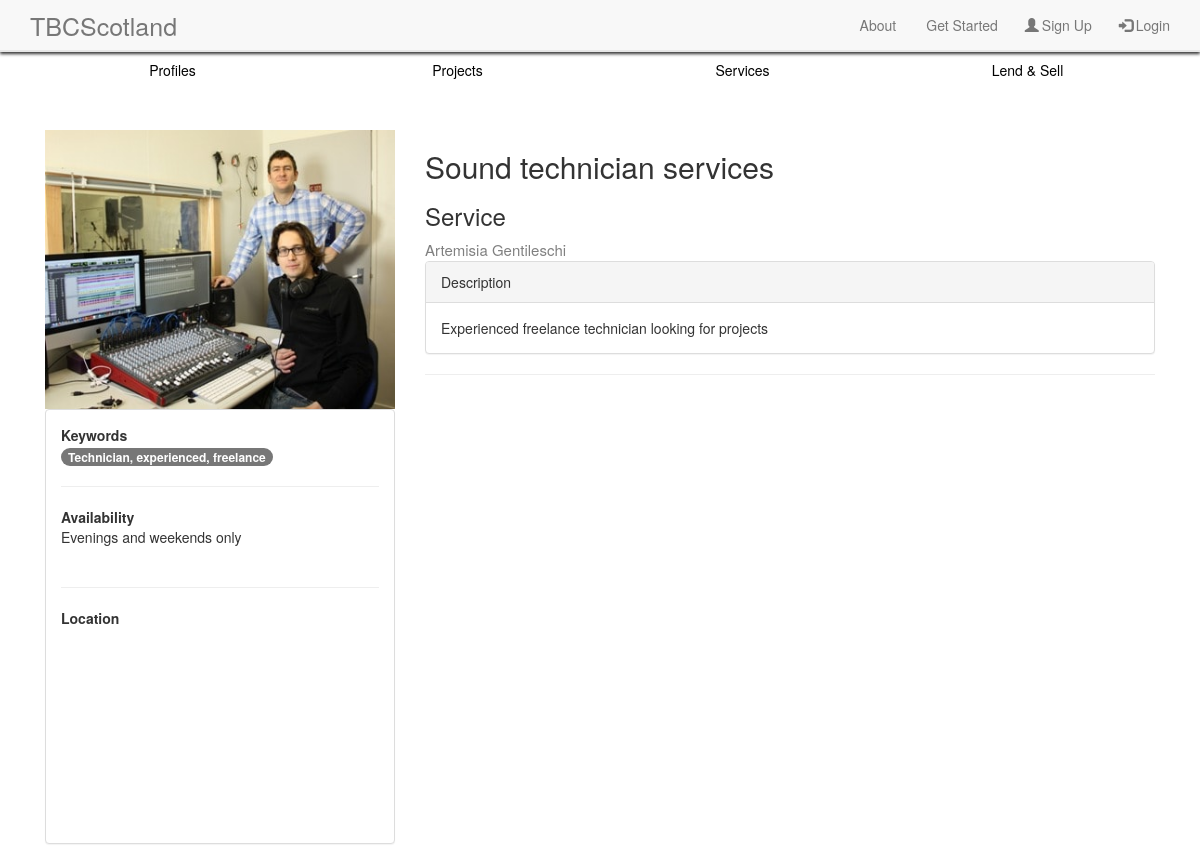
/tbc/services/sound-technician-services/, run on an earlier commit of the app's database.
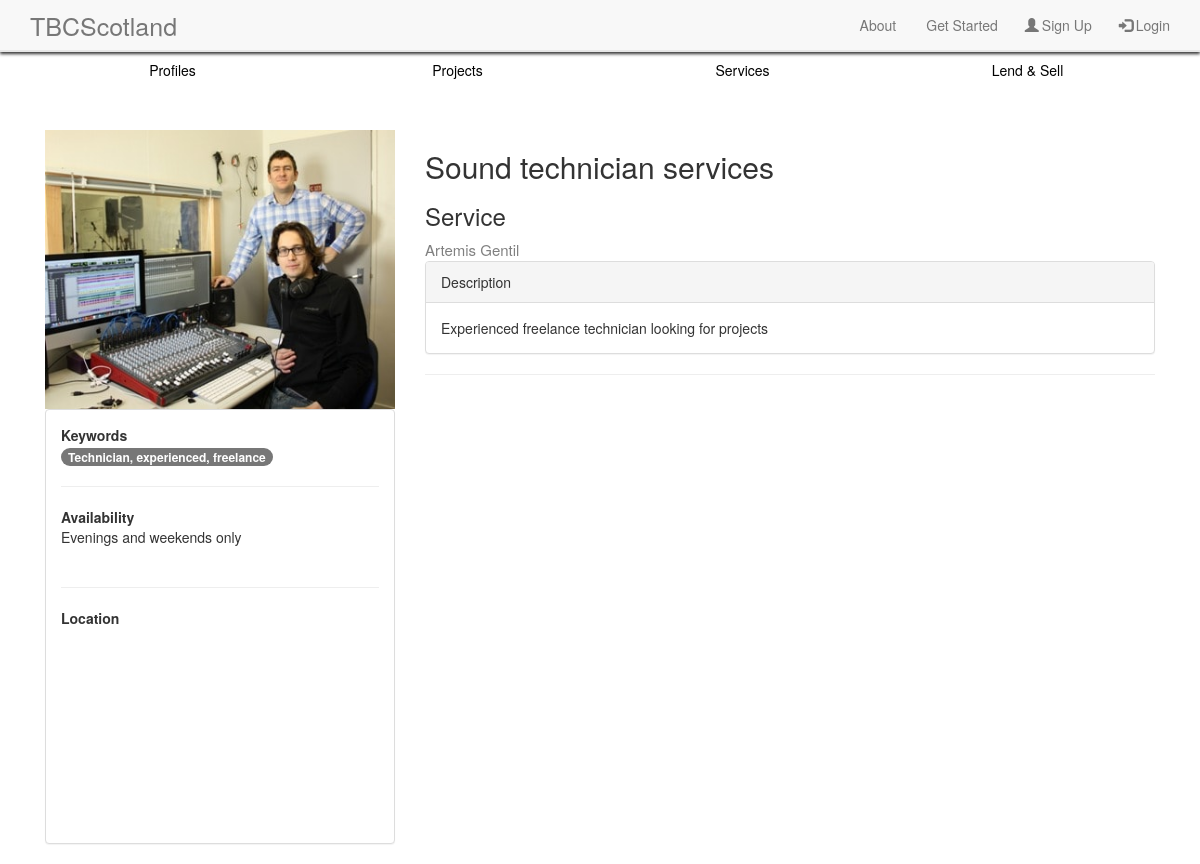
And on a later commit of the database.
### tbc/models.py (models this page shows, shortened)
class Profile(models.Model):
    user = models.OneToOneField(User, blank=True)
    firstname = models.CharField(max_length=128, blank=True)
    lastname = models.CharField(max_length=128, blank=True)
    username = models.CharField(max_length=128, unique=True)
    profession = models.CharField(max_length=128, blank=True)
    image = models.ImageField(upload_to='profile_images', default='default_profile.jpg')
    skills = models.TextField(blank=True)
    education = models.TextField(blank=True)
    aboutme = models.TextField(blank=True)
    slug = models.SlugField(unique=True)
    views = models.IntegerField(default=0)
    location = models.CharField(max_length=128, blank=True)
    def __str__(self):
        return self.username

### tbc/views.py (the view, shortened to what this page needs)
# urls.py: url(r'^services/(?P<service_name_slug>[\w\-]+)/$', views.show_service, name='show_service'),
def show_service(request, service_name_slug):
    context_dict = {}
    try:
        service = Service.objects.get(slug=service_name_slug)
        comments = Comments.objects.filter(service=service)
        profile = Profile.objects.get(username=service.profile)
        context_dict['comments'] = comments
        context_dict['service_ad'] = service
        context_dict['comment_form'] = CommentsForm()
        context_dict['profile'] = profile
    except Service.DoesNotExist:
        context_dict['service_ad'] = None
    return render(request, 'tbc/servicead.html', context_dict)

### templates/tbc/servicead.html (shortened to what this page needs)
{% extends 'tbc/base.html' %}
{% load staticfiles %}
{% block body_block %}
<div class="container container_body">
            <div class="col-xs-4">
                    {% if service_ad.image %}
                        <div>
                            <img src="{{ service_ad.image.url }}" width="100%">
                        </div>
                    {% endif %}
                    <div class="panel panel-default">
                        <div class="panel-body">
                            <strong>Keywords</strong>
                            <br>
                            {% if service_ad.keywords %}
                            <span class="badge badge-secondary">{{ service_ad.keywords }}</span>
                            {% else %}
                            <div>User {{ service_ad.profile }} has not added in their 'Keywords' section yet!</div>
                            {% endif %}
                            <br>
                            <hr class="style1">
                            <strong>Availability</strong>
                            {% if service_ad.availability %}
                                <div>{{ service_ad.availability }}</div>
                            {% else %}
                                <div>User {{ service_ad.profile }} has not added in their 'Availability' section yet!</div>
                            {% endif %}
                            <br>
                            <hr class="style1">
                            <strong>Location</strong>
                            <div id="googleMap" style="width:100%;height:200px;">
                            </div>
                        </div>
                    </div>
                </div>
                <div class="col-xs-8">
                    <div>
                            <h2>{{ service_ad.title }}</h2>
                            <h3>Service</h3>
                            {% if profile.firstname and profile.lastname %}
                            <a href="{% url 'show_profile' profile.slug %}"><div class="ad_author">{{ profile.firstname }} {{ profile.lastname }}</div></a>
                            {% else %}
                            <a href="{% url 'show_profile' profile.slug %}"><div class="ad_author">{{ profile.username }}</div></a>
                            {% endif %}
                    </div>
                        <div class="panel panel-default">
                                <div class="panel-heading">Description</div>
                                <div class="panel-body">
                                    {% if service_ad.description %}
                                            <div>{{ service_ad.description }}</div>
                                        {% else %}
                                            <div>User {{ service_ad.profile }} has not added in their 'Description' section yet!</div>
                                    {% endif %}
                                </div>
                            </div>
        <hr>
</div>
</div>
{% endblock %}

What changed in the data, as far as the page shows it:
changed Profile: firstname "Artemisia" → "Artemis"; lastname "Gentileschi" → "Gentil"
